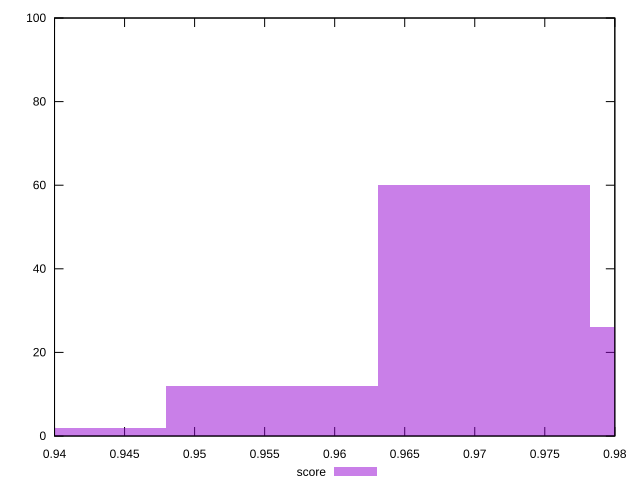

This figure's gnuplot source:
reset

$score <<EOF
0.9858424958280609 26
0.9706756881999369 60
0.9555088805718128 12
0.9403420729436889 2
EOF

set key outside below
set boxwidth 0.015166807628124014
set xrange [0.94:0.98]
set yrange [0:100]
set trange [0:100]
set style fill transparent solid 0.5 noborder
set terminal svg size 640, 490 enhanced background rgb 'white'
set output "report_00012_2021-02-09T11:01:39.952Z/speed-index/samples/pages+cached+noadtech+nomedia/score/histogram.svg"

plot $score title "score" with boxes

reset
